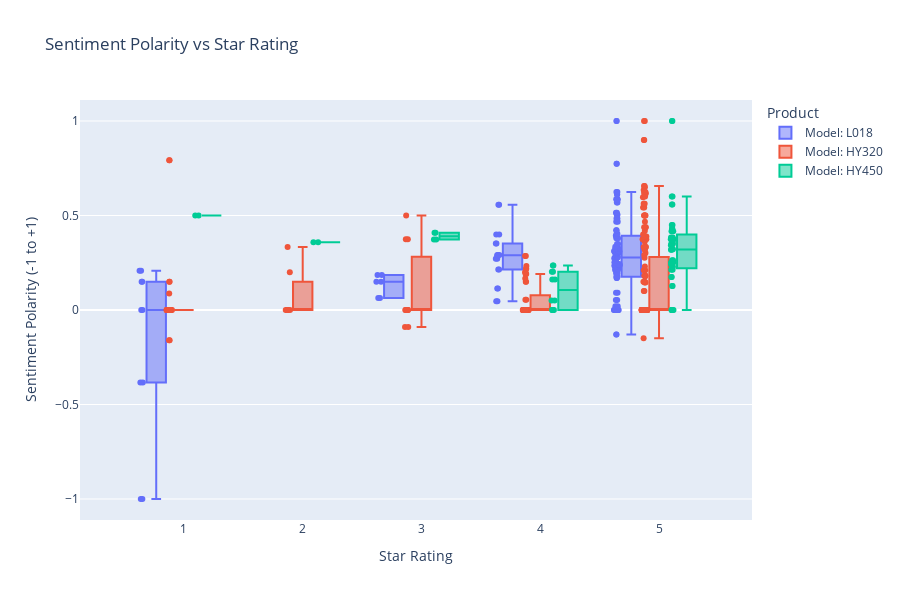

The cell this chart's notebook holds for it:
### Code cell
# Plot sentiment polarity vs star rating
fig = px.box(
    all_reviews, 
    x='rating', 
    y='polarity', 
    color='product_name',
    points='all',
    title='Sentiment Polarity vs Star Rating',
    labels={'rating': 'Star Rating', 'polarity': 'Sentiment Polarity (-1 to +1)', 'product_name': 'Product'}
)

fig.update_layout(
    xaxis=dict(tickmode='linear', tick0=1, dtick=1),
    height=600,
    boxmode='group'
)

fig.show()

### Figure 1 — Plotly figure (JSON) as saved in the notebook; plotly's stock layout.template omitted (floating-point values rounded to 4 significant figures; data arrays with more than 128 entries replaced by an {"elided": "..."} marker saying what was removed)
{"data": [{"alignmentgroup": "True", "boxpoints": "all", "hovertemplate": "Product=Model: L018<br>Star Rating=%{x}<br>Sentiment Polarity (-1 to +1)=%{y}<extra></extra>", "legendgroup": "Model: L018", "marker": {"color": "#636efa"}, "name": "Model: L018", "notched": false, "offsetgroup": "Model: L018", "orientation": "v", "showlegend": true, "type": "box", "x": {"elided": "140 int values"}, "x0": " ", "xaxis": "x", "y": {"elided": "140 float values"}, "y0": " ", "yaxis": "y"}, {"alignmentgroup": "True", "boxpoints": "all", "hovertemplate": "Product=Model: HY320<br>Star Rating=%{x}<br>Sentiment Polarity (-1 to +1)=%{y}<extra></extra>", "legendgroup": "Model: HY320", "marker": {"color": "#EF553B"}, "name": "Model: HY320", "notched": false, "offsetgroup": "Model: HY320", "orientation": "v", "showlegend": true, "type": "box", "x": {"elided": "300 int values"}, "x0": " ", "xaxis": "x", "y": {"elided": "300 float values"}, "y0": " ", "yaxis": "y"}, {"alignmentgroup": "True", "boxpoints": "all", "hovertemplate": "Product=Model: HY450<br>Star Rating=%{x}<br>Sentiment Polarity (-1 to +1)=%{y}<extra></extra>", "legendgroup": "Model: HY450", "marker": {"color": "#00cc96"}, "name": "Model: HY450", "notched": false, "offsetgroup": "Model: HY450", "orientation": "v", "showlegend": true, "type": "box", "x": [5, 4, 5, 5, 5, 4, 5, 1, 5, 5, 5, 5, 5, 2, 3, 5, 5, 5, 4, 5, 5, 5, 5, 4, 5, 5, 3, 5, 4, 5, 5, 5, 5, 4, 5, 5, 5, 5, 4, 5, 4, 5, 5, 5, 4, 5, 1, 5, 5, 5, 5, 5, 2, 3, 5, 5, 5, 4, 5, 5, 5, 5, 4, 5, 5, 3, 5, 4], "x0": " ", "xaxis": "x", "y": [0.2405, 0.2355, 0.3208, 0.2636, 0.3189, 0.2023, 0.2286, 0.5, 0.6, 0.1269, 0.2512, 0.5583, 0.4311, 0.3583, 0.4083, 0.35, 1.0, 0.2125, 0.0, 0.375, 0.25, 0.0, 0.0, 0.0, 0.0, 0.45, 0.3729, 0.3429, 0.05, 0.4165, 0.3833, 0.175, 0.366, 0.162, 0.4165, 0.3833, 0.175, 0.366, 0.162, 0.2405, 0.2355, 0.3208, 0.2636, 0.3189, 0.2023, 0.2286, 0.5, 0.6, 0.1269, 0.2512, 0.5583, 0.4311, 0.3583, 0.4083, 0.35, 1.0, 0.2125, 0.0, 0.375, 0.25, 0.0, 0.0, 0.0, 0.0, 0.45, 0.3729, 0.3429, 0.05], "y0": " ", "yaxis": "y"}], "layout": {"boxmode": "group", "height": 600, "legend": {"title": {"text": "Product"}, "tracegroupgap": 0}, "title": {"text": "Sentiment Polarity vs Star Rating"}, "xaxis": {"anchor": "y", "domain": [0, 1], "dtick": 1, "tick0": 1, "tickmode": "linear", "title": {"text": "Star Rating"}}, "yaxis": {"anchor": "x", "domain": [0, 1], "title": {"text": "Sentiment Polarity (-1 to +1)"}}}}
